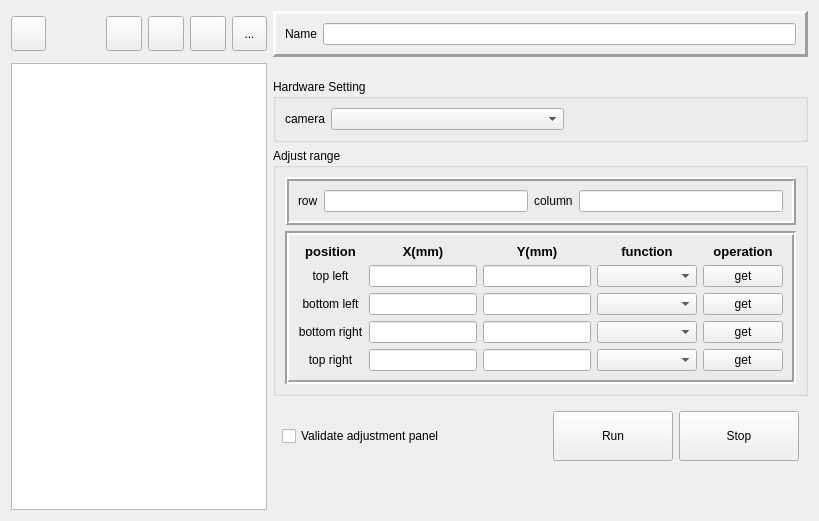
     <widget class="QWidget" name="tab_vision">
      <attribute name="title">
       <string>Vision</string>
      </attribute>
      <layout class="QGridLayout" name="gridLayout">
       <item row="5" column="5">
        <spacer name="verticalSpacer_7">
         <property name="orientation">
          <enum>Qt::Vertical</enum>
         </property>
         <property name="sizeHint" stdset="0">
          <size>
           <width>20</width>
           <height>40</height>
          </size>
         </property>
        </spacer>
       </item>
       <item row="4" column="5">
        <widget class="QWidget" name="wid_enable_vision_5" native="true">
         <property name="enabled">
          <bool>true</bool>
         </property>
         <property name="sizePolicy">
          <sizepolicy hsizetype="Preferred" vsizetype="Fixed">
           <horstretch>0</horstretch>
           <verstretch>0</verstretch>
          </sizepolicy>
         </property>
         <property name="tabletTracking">
          <bool>false</bool>
         </property>
         <layout class="QGridLayout" name="gridLayout_9">
          <item row="0" column="0">
           <widget class="QCheckBox" name="checkBox_vision_vap">
            <property name="text">
             <string>Validate adjustment panel</string>
            </property>
           </widget>
          </item>
          <item row="0" column="2">
           <widget class="QToolButton" name="toolButton_vision_stop">
            <property name="minimumSize">
             <size>
              <width>120</width>
              <height>50</height>
             </size>
            </property>
            <property name="text">
             <string>Stop</string>
            </property>
           </widget>
          </item>
          <item row="0" column="1">
           <widget class="QToolButton" name="toolButton_vision_run">
            <property name="minimumSize">
             <size>
              <width>120</width>
              <height>50</height>
             </size>
            </property>
            <property name="text">
             <string>Run</string>
            </property>
           </widget>
          </item>
         </layout>
        </widget>
       </item>
       <item row="1" column="5">
        <spacer name="verticalSpacer_13">
         <property name="orientation">
          <enum>Qt::Vertical</enum>
         </property>
         <property name="sizeType">
          <enum>QSizePolicy::Fixed</enum>
         </property>
         <property name="sizeHint" stdset="0">
          <size>
           <width>20</width>
           <height>10</height>
          </size>
         </property>
        </spacer>
       </item>
       <item row="3" column="5">
        <widget class="QGroupBox" name="wid_enable_vision_4">
         <property name="enabled">
          <bool>true</bool>
         </property>
         <property name="sizePolicy">
          <sizepolicy hsizetype="Preferred" vsizetype="Preferred">
           <horstretch>0</horstretch>
           <verstretch>0</verstretch>
          </sizepolicy>
         </property>
         <property name="title">
          <string>Adjust range</string>
         </property>
         <layout class="QGridLayout" name="gridLayout_10">
          <item row="0" column="0">
           <widget class="QFrame" name="frame_2">
            <property name="enabled">
             <bool>true</bool>
            </property>
            <property name="sizePolicy">
             <sizepolicy hsizetype="Preferred" vsizetype="Fixed">
              <horstretch>0</horstretch>
              <verstretch>0</verstretch>
             </sizepolicy>
            </property>
            <property name="frameShape">
             <enum>QFrame::Box</enum>
            </property>
            <property name="frameShadow">
             <enum>QFrame::Raised</enum>
            </property>
            <property name="lineWidth">
             <number>2</number>
            </property>
            <layout class="QGridLayout" name="gridLayout_3">
             <item row="0" column="3">
              <widget class="HLineEdit" name="lineEdit_vision_column">
               <property name="sizePolicy">
                <sizepolicy hsizetype="Preferred" vsizetype="Fixed">
                 <horstretch>0</horstretch>
                 <verstretch>0</verstretch>
                </sizepolicy>
               </property>
              </widget>
             </item>
             <item row="0" column="1">
              <widget class="HLineEdit" name="lineEdit_vision_row">
               <property name="sizePolicy">
                <sizepolicy hsizetype="Preferred" vsizetype="Fixed">
                 <horstretch>0</horstretch>
                 <verstretch>0</verstretch>
                </sizepolicy>
               </property>
              </widget>
             </item>
             <item row="0" column="0">
              <widget class="QLabel" name="label">
               <property name="sizePolicy">
                <sizepolicy hsizetype="Fixed" vsizetype="Preferred">
                 <horstretch>0</horstretch>
                 <verstretch>0</verstretch>
                </sizepolicy>
               </property>
               <property name="text">
                <string>row</string>
               </property>
               <property name="alignment">
                <set>Qt::AlignLeading|Qt::AlignLeft|Qt::AlignVCenter</set>
               </property>
              </widget>
             </item>
             <item row="0" column="2">
              <widget class="QLabel" name="label_2">
               <property name="sizePolicy">
                <sizepolicy hsizetype="Fixed" vsizetype="Preferred">
                 <horstretch>0</horstretch>
                 <verstretch>0</verstretch>
                </sizepolicy>
               </property>
               <property name="text">
                <string>column</string>
               </property>
              </widget>
             </item>
            </layout>
           </widget>
          </item>
          <item row="1" column="0">
           <widget class="QFrame" name="frame">
            <property name="enabled">
             <bool>true</bool>
            </property>
            <property name="frameShape">
             <enum>QFrame::Box</enum>
            </property>
            <property name="frameShadow">
             <enum>QFrame::Sunken</enum>
            </property>
            <property name="lineWidth">
             <number>2</number>
            </property>
            <layout class="QGridLayout" name="gridLayout_11">
             <item row="0" column="0">
              <widget class="QLabel" name="label_13">
               <property name="sizePolicy">
                <sizepolicy hsizetype="Minimum" vsizetype="Minimum">
                 <horstretch>0</horstretch>
                 <verstretch>0</verstretch>
                </sizepolicy>
               </property>
               <property name="font">
                <font>
                 <family>Microsoft YaHei UI</family>
                 <pointsize>10</pointsize>
                 <weight>75</weight>
                 <bold>true</bold>
                </font>
               </property>
               <property name="text">
                <string>position</string>
               </property>
               <property name="alignment">
                <set>Qt::AlignCenter</set>
               </property>
              </widget>
             </item>
             <item row="0" column="1">
              <widget class="QLabel" name="label_36">
               <property name="sizePolicy">
                <sizepolicy hsizetype="Minimum" vsizetype="Minimum">
                 <horstretch>0</horstretch>
                 <verstretch>0</verstretch>
                </sizepolicy>
               </property>
               <property name="font">
                <font>
                 <family>Microsoft YaHei UI</family>
                 <pointsize>10</pointsize>
                 <weight>75</weight>
                 <bold>true</bold>
                </font>
               </property>
               <property name="text">
                <string>X(mm)</string>
               </property>
               <property name="alignment">
                <set>Qt::AlignCenter</set>
               </property>
              </widget>
             </item>
             <item row="0" column="2">
              <widget class="QLabel" name="label_37">
               <property name="sizePolicy">
                <sizepolicy hsizetype="Minimum" vsizetype="Minimum">
                 <horstretch>0</horstretch>
                 <verstretch>0</verstretch>
                </sizepolicy>
               </property>
               <property name="font">
                <font>
                 <family>Microsoft YaHei UI</family>
                 <pointsize>10</pointsize>
                 <weight>75</weight>
                 <bold>true</bold>
                </font>
               </property>
               <property name="text">
                <string>Y(mm)</string>
               </property>
               <property name="alignment">
                <set>Qt::AlignCenter</set>
               </property>
              </widget>
             </item>
             <item row="0" column="3">
              <widget class="QLabel" name="label_38">
               <property name="sizePolicy">
                <sizepolicy hsizetype="Minimum" vsizetype="Minimum">
                 <horstretch>0</horstretch>
                 <verstretch>0</verstretch>
                </sizepolicy>
               </property>
               <property name="maximumSize">
                <size>
                 <width>16777215</width>
                 <height>20</height>
                </size>
               </property>
               <property name="font">
                <font>
                 <family>Microsoft YaHei UI</family>
                 <pointsize>10</pointsize>
                 <weight>75</weight>
                 <bold>true</bold>
                </font>
               </property>
               <property name="text">
                <string>function</string>
               </property>
               <property name="alignment">
                <set>Qt::AlignCenter</set>
               </property>
              </widget>
             </item>
             <item row="0" column="4">
              <widget class="QLabel" name="label_39">
               <property name="sizePolicy">
                <sizepolicy hsizetype="Minimum" vsizetype="Minimum">
                 <horstretch>0</horstretch>
                 <verstretch>0</verstretch>
                </sizepolicy>
               </property>
               <property name="maximumSize">
                <size>
                 <width>16777215</width>
                 <height>20</height>
                </size>
               </property>
               <property name="font">
                <font>
                 <family>Microsoft YaHei UI</family>
                 <pointsize>10</pointsize>
                 <weight>75</weight>
                 <bold>true</bold>
                </font>
               </property>
               <property name="text">
                <string>operation</string>
               </property>
               <property name="alignment">
                <set>Qt::AlignCenter</set>
               </property>
              </widget>
             </item>
             <item row="1" column="0">
              <widget class="QLabel" name="label_5">
               <property name="sizePolicy">
                <sizepolicy hsizetype="Minimum" vsizetype="Preferred">
                 <horstretch>0</horstretch>
                 <verstretch>0</verstretch>
                </sizepolicy>
               </property>
               <property name="text">
                <string>top left</string>
               </property>
               <property name="alignment">
                <set>Qt::AlignCenter</set>
               </property>
              </widget>
             </item>
             <item row="1" column="1">
              <widget class="HLineEdit" name="lineEdit_vision_tl_x">
               <property name="sizePolicy">
                <sizepolicy hsizetype="Preferred" vsizetype="Fixed">
                 <horstretch>0</horstretch>
                 <verstretch>0</verstretch>
                </sizepolicy>
               </property>
               <property name="readOnly">
                <bool>true</bool>
               </property>
              </widget>
             </item>
             <item row="1" column="2">
              <widget class="HLineEdit" name="lineEdit_vision_tl_y">
               <property name="sizePolicy">
                <sizepolicy hsizetype="Preferred" vsizetype="Fixed">
                 <horstretch>0</horstretch>
                 <verstretch>0</verstretch>
                </sizepolicy>
               </property>
               <property name="readOnly">
                <bool>true</bool>
               </property>
              </widget>
             </item>
             <item row="1" column="3">
              <widget class="QComboBox" name="comboBox_vision_tl_func">
               <property name="sizePolicy">
                <sizepolicy hsizetype="Expanding" vsizetype="Fixed">
                 <horstretch>0</horstretch>
                 <verstretch>0</verstretch>
                </sizepolicy>
               </property>
               <property name="minimumSize">
                <size>
                 <width>100</width>
                 <height>0</height>
                </size>
               </property>
              </widget>
             </item>
             <item row="1" column="4">
              <widget class="QPushButton" name="pushButton_vision_tl_get">
               <property name="text">
                <string>get</string>
               </property>
              </widget>
             </item>
             <item row="2" column="0">
              <widget class="QLabel" name="label_6">
               <property name="sizePolicy">
                <sizepolicy hsizetype="Minimum" vsizetype="Preferred">
                 <horstretch>0</horstretch>
                 <verstretch>0</verstretch>
                </sizepolicy>
               </property>
               <property name="text">
                <string>bottom left</string>
               </property>
               <property name="alignment">
                <set>Qt::AlignCenter</set>
               </property>
              </widget>
             </item>
             <item row="2" column="1">
              <widget class="HLineEdit" name="lineEdit_vision_bl_x">
               <property name="sizePolicy">
                <sizepolicy hsizetype="Preferred" vsizetype="Fixed">
                 <horstretch>0</horstretch>
                 <verstretch>0</verstretch>
                </sizepolicy>
               </property>
               <property name="readOnly">
                <bool>true</bool>
               </property>
              </widget>
             </item>
             <item row="2" column="2">
              <widget class="HLineEdit" name="lineEdit_vision_bl_y">
               <property name="sizePolicy">
                <sizepolicy hsizetype="Preferred" vsizetype="Fixed">
                 <horstretch>0</horstretch>
                 <verstretch>0</verstretch>
                </sizepolicy>
               </property>
               <property name="readOnly">
                <bool>true</bool>
               </property>
              </widget>
             </item>
             <item row="2" column="3">
              <widget class="QComboBox" name="comboBox_vision_bl_func"/>
             </item>
             <item row="2" column="4">
              <widget class="QPushButton" name="pushButton_vision_bl_get">
               <property name="text">
                <string>get</string>
               </property>
              </widget>
             </item>
             <item row="3" column="0">
              <widget class="QLabel" name="label_7">
               <property name="sizePolicy">
                <sizepolicy hsizetype="Minimum" vsizetype="Preferred">
                 <horstretch>0</horstretch>
                 <verstretch>0</verstretch>
                </sizepolicy>
               </property>
               <property name="text">
                <string>bottom right</string>
               </property>
               <property name="alignment">
                <set>Qt::AlignCenter</set>
               </property>
              </widget>
             </item>
             <item row="3" column="1">
              <widget class="HLineEdit" name="lineEdit_vision_br_x">
               <property name="sizePolicy">
                <sizepolicy hsizetype="Preferred" vsizetype="Fixed">
                 <horstretch>0</horstretch>
                 <verstretch>0</verstretch>
                </sizepolicy>
               </property>
               <property name="readOnly">
                <bool>true</bool>
               </property>
              </widget>
             </item>
             <item row="3" column="2">
              <widget class="HLineEdit" name="lineEdit_vision_br_y">
               <property name="sizePolicy">
                <sizepolicy hsizetype="Preferred" vsizetype="Fixed">
                 <horstretch>0</horstretch>
                 <verstretch>0</verstretch>
                </sizepolicy>
               </property>
               <property name="readOnly">
                <bool>true</bool>
               </property>
               <property name="clearButtonEnabled">
                <bool>false</bool>
               </property>
              </widget>
             </item>
             <item row="3" column="3">
              <widget class="QComboBox" name="comboBox_vision_br_func"/>
             </item>
             <item row="3" column="4">
              <widget class="QPushButton" name="pushButton_vision_br_get">
               <property name="text">
                <string>get</string>
               </property>
              </widget>
             </item>
             <item row="4" column="0">
              <widget class="QLabel" name="label_8">
               <property name="sizePolicy">
                <sizepolicy hsizetype="Minimum" vsizetype="Preferred">
                 <horstretch>0</horstretch>
                 <verstretch>0</verstretch>
                </sizepolicy>
               </property>
               <property name="text">
                <string>top right</string>
               </property>
               <property name="alignment">
                <set>Qt::AlignCenter</set>
               </property>
              </widget>
             </item>
             <item row="4" column="1">
              <widget class="HLineEdit" name="lineEdit_vision_tr_x">
               <property name="sizePolicy">
                <sizepolicy hsizetype="Preferred" vsizetype="Fixed">
                 <horstretch>0</horstretch>
                 <verstretch>0</verstretch>
                </sizepolicy>
               </property>
               <property name="readOnly">
                <bool>true</bool>
               </property>
              </widget>
             </item>
             <item row="4" column="2">
              <widget class="HLineEdit" name="lineEdit_vision_tr_y">
               <property name="sizePolicy">
                <sizepolicy hsizetype="Preferred" vsizetype="Fixed">
                 <horstretch>0</horstretch>
                 <verstretch>0</verstretch>
                </sizepolicy>
               </property>
               <property name="readOnly">
                <bool>true</bool>
               </property>
              </widget>
             </item>
             <item row="4" column="3">
              <widget class="QComboBox" name="comboBox_vision_tr_func"/>
             </item>
             <item row="4" column="4">
              <widget class="QPushButton" name="pushButton_vision_tr_get">
               <property name="text">
                <string>get</string>
               </property>
              </widget>
             </item>
            </layout>
           </widget>
          </item>
         </layout>
        </widget>
       </item>
       <item row="0" column="3">
        <widget class="QToolButton" name="toolButton_vision_add">
         <property name="sizePolicy">
          <sizepolicy hsizetype="Fixed" vsizetype="Fixed">
           <horstretch>0</horstretch>
           <verstretch>0</verstretch>
          </sizepolicy>
         </property>
         <property name="minimumSize">
          <size>
           <width>35</width>
           <height>35</height>
          </size>
         </property>
         <property name="text">
          <string/>
         </property>
         <property name="icon">
          <iconset resource="../../../icons.qrc">
           <normaloff>:/resource/icons/add.svg</normaloff>:/resource/icons/add.svg</iconset>
         </property>
         <property name="iconSize">
          <size>
           <width>28</width>
           <height>28</height>
          </size>
         </property>
        </widget>
       </item>
       <item row="2" column="5">
        <widget class="QGroupBox" name="wid_enable_vision_3">
         <property name="enabled">
          <bool>true</bool>
         </property>
         <property name="sizePolicy">
          <sizepolicy hsizetype="Preferred" vsizetype="Preferred">
           <horstretch>0</horstretch>
           <verstretch>0</verstretch>
          </sizepolicy>
         </property>
         <property name="title">
          <string>Hardware Setting</string>
         </property>
         <layout class="QGridLayout" name="gridLayout_2" columnstretch="0,0,0,0,0">
          <item row="0" column="3">
           <widget class="QComboBox" name="comboBox_vision_camera">
            <property name="sizePolicy">
             <sizepolicy hsizetype="MinimumExpanding" vsizetype="Fixed">
              <horstretch>0</horstretch>
              <verstretch>0</verstretch>
             </sizepolicy>
            </property>
           </widget>
          </item>
          <item row="0" column="2">
           <widget class="QLabel" name="label_4">
            <property name="text">
             <string>camera</string>
            </property>
            <property name="alignment">
             <set>Qt::AlignRight|Qt::AlignTrailing|Qt::AlignVCenter</set>
            </property>
           </widget>
          </item>
          <item row="0" column="4">
           <spacer name="horizontalSpacer_8">
            <property name="orientation">
             <enum>Qt::Horizontal</enum>
            </property>
            <property name="sizeType">
             <enum>QSizePolicy::MinimumExpanding</enum>
            </property>
            <property name="sizeHint" stdset="0">
             <size>
              <width>40</width>
              <height>20</height>
             </size>
            </property>
           </spacer>
          </item>
         </layout>
        </widget>
       </item>
       <item row="0" column="5">
        <widget class="QFrame" name="wid_enable_vision_2">
         <property name="enabled">
          <bool>true</bool>
         </property>
         <property name="sizePolicy">
          <sizepolicy hsizetype="Preferred" vsizetype="Preferred">
           <horstretch>0</horstretch>
           <verstretch>0</verstretch>
          </sizepolicy>
         </property>
         <property name="frameShape">
          <enum>QFrame::Panel</enum>
         </property>
         <property name="frameShadow">
          <enum>QFrame::Raised</enum>
         </property>
         <property name="lineWidth">
          <number>3</number>
         </property>
         <layout class="QGridLayout" name="gridLayout_12">
          <item row="0" column="0">
           <widget class="QLabel" name="label_144">
            <property name="text">
             <string>Name</string>
            </property>
            <property name="alignment">
             <set>Qt::AlignRight|Qt::AlignTrailing|Qt::AlignVCenter</set>
            </property>
           </widget>
          </item>
          <item row="0" column="1">
           <widget class="HLineEdit" name="lineEdit_vision_name">
            <property name="enabled">
             <bool>true</bool>
            </property>
           </widget>
          </item>
         </layout>
        </widget>
       </item>
       <item row="1" column="0" rowspan="5" colspan="5">
        <widget class="HTableView" name="tableView_2">
         <property name="minimumSize">
          <size>
           <width>256</width>
           <height>0</height>
          </size>
         </property>
        </widget>
       </item>
       <item row="0" column="4">
        <widget class="QWidget" name="wid_enable_vision" native="true">
         <property name="enabled">
          <bool>true</bool>
         </property>
         <property name="sizePolicy">
          <sizepolicy hsizetype="Fixed" vsizetype="Fixed">
           <horstretch>0</horstretch>
           <verstretch>0</verstretch>
          </sizepolicy>
         </property>
         <layout class="QGridLayout" name="gridLayout_44">
          <property name="leftMargin">
           <number>0</number>
          </property>
          <property name="topMargin">
           <number>0</number>
          </property>
          <property name="rightMargin">
           <number>0</number>
          </property>
          <property name="bottomMargin">
           <number>0</number>
          </property>
          <item row="0" column="1">
           <widget class="QToolButton" name="toolButton_vision_save">
            <property name="enabled">
             <bool>true</bool>
            </property>
            <property name="sizePolicy">
             <sizepolicy hsizetype="Fixed" vsizetype="Fixed">
              <horstretch>0</horstretch>
              <verstretch>0</verstretch>
             </sizepolicy>
            </property>
            <property name="minimumSize">
             <size>
              <width>35</width>
              <height>35</height>
             </size>
            </property>
            <property name="text">
             <string/>
            </property>
            <property name="icon">
             <iconset resource="../../../icons.qrc">
              <normaloff>:/resource/icons/save.svg</normaloff>:/resource/icons/save.svg</iconset>
            </property>
            <property name="iconSize">
             <size>
              <width>28</width>
              <height>28</height>
             </size>
            </property>
           </widget>
          </item>
          <item row="0" column="0">
           <widget class="QToolButton" name="toolButton_vision_delete">
            <property name="enabled">
             <bool>true</bool>
            </property>
            <property name="sizePolicy">
             <sizepolicy hsizetype="Fixed" vsizetype="Fixed">
              <horstretch>0</horstretch>
              <verstretch>0</verstretch>
             </sizepolicy>
            </property>
            <property name="minimumSize">
             <size>
              <width>35</width>
              <height>35</height>
             </size>
            </property>
            <property name="text">
             <string/>
            </property>
            <property name="icon">
             <iconset resource="../../../icons.qrc">
              <normaloff>:/resource/icons/subtraction.svg</normaloff>:/resource/icons/subtraction.svg</iconset>
            </property>
            <property name="iconSize">
             <size>
              <width>28</width>
              <height>28</height>
             </size>
            </property>
           </widget>
          </item>
          <item row="0" column="2">
           <widget class="QToolButton" name="toolButton_vision_set">
            <property name="minimumSize">
             <size>
              <width>35</width>
              <height>35</height>
             </size>
            </property>
            <property name="maximumSize">
             <size>
              <width>35</width>
              <height>35</height>
             </size>
            </property>
            <property name="text">
             <string>...</string>
            </property>
            <property name="icon">
             <iconset resource="../../../icons.qrc">
              <normaloff>:/resource/icons/account1.png</normaloff>:/resource/icons/account1.png</iconset>
            </property>
            <property name="iconSize">
             <size>
              <width>28</width>
              <height>28</height>
             </size>
            </property>
           </widget>
          </item>
         </layout>
        </widget>
       </item>
       <item row="0" column="0">
        <widget class="QToolButton" name="toolButton_vision_clear">
         <property name="sizePolicy">
          <sizepolicy hsizetype="Fixed" vsizetype="Fixed">
           <horstretch>0</horstretch>
           <verstretch>0</verstretch>
          </sizepolicy>
         </property>
         <property name="minimumSize">
          <size>
           <width>35</width>
           <height>35</height>
          </size>
         </property>
         <property name="maximumSize">
          <size>
           <width>35</width>
           <height>35</height>
          </size>
         </property>
         <property name="text">
          <string/>
         </property>
         <property name="icon">
          <iconset resource="../../../icons.qrc">
           <normaloff>:/resource/icons/delete.svg</normaloff>:/resource/icons/delete.svg</iconset>
         </property>
         <property name="iconSize">
          <size>
           <width>28</width>
           <height>28</height>
          </size>
         </property>
        </widget>
       </item>
      </layout>
     </widget>
